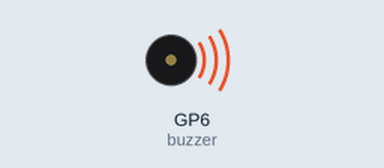
A program run on a simulated Raspberry Pi Pico running MicroPython. Shown: buzzer (waves = sounding).

Above: at 0.15 s.
At 3.3 s:
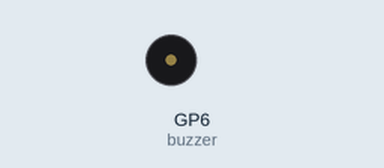
Timing chart, 0 to 4.4 s (numbered marks = the images above):
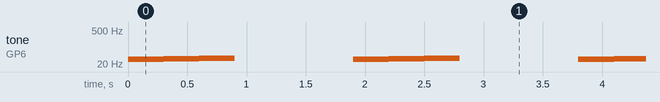

Measured:
- by itself, tone on GP6 (buzzer): repeats every 1.9 s: 33 Hz 0.30 s, 35 Hz 0.30 s, silent 1.0 s, 31 Hz 0.30 s

The program:

Passive-buzzer.py
```python
from machine import Pin, PWM
from time import sleep

buzzer = PWM(Pin(6))

tone = {
    "B0": 31,
    "C1": 33,
    "CS1": 35
    }

song = ["B0", "C1", "CS1"]

def playtone(frequency):
    buzzer.duty_u16(2000)
    buzzer.freq(frequency)

def bequiet():
    buzzer.duty_u16(0)

def playsong(mysong):
    for i in range(len(mysong)):
        if (mysong[i] == "P"):
            bequiet()
        else:
            playtone(tone[mysong[i]])
        sleep(0.3)
    bequiet()

while True:
    playsong(song)
    sleep(1)
```
